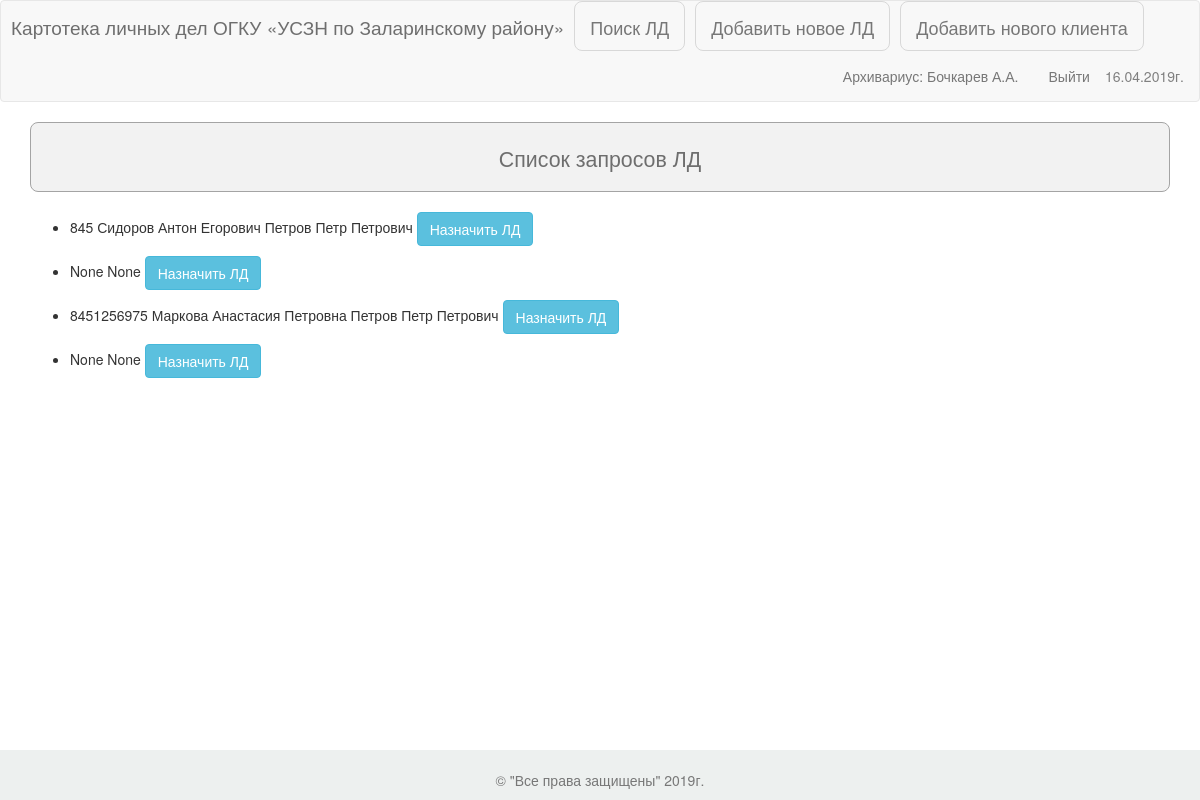
The app's page /archiv_querys (signed in), older data.
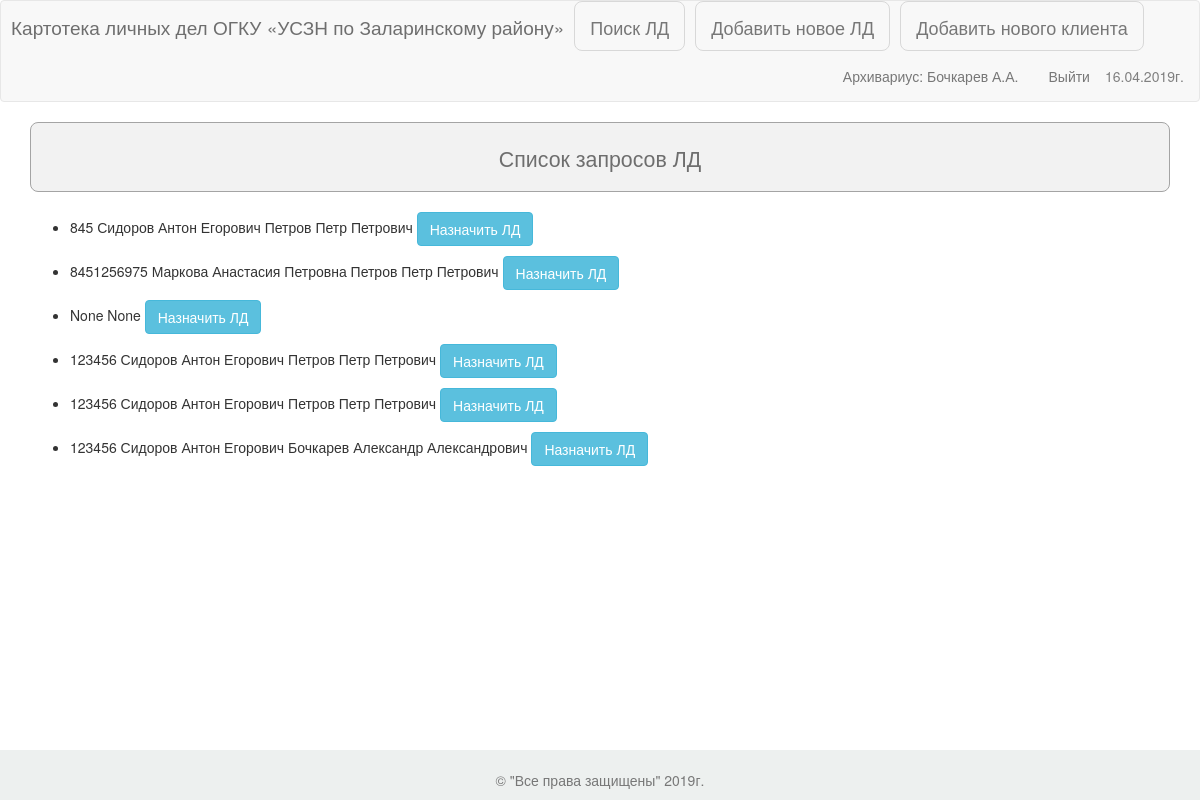
The same page, newer data.
### users/models.py (models this page shows, shortened)
class UsersProfile(models.Model):
    user = models.OneToOneField(User, null=True, blank=True, help_text='Ссылка на Django-аккаунт')
    fio = models.CharField(max_length=255, help_text='ФИО')
    def get_fio(self, dots=True):
        fio = self.fio.replace("  ", " ").strip()
        fio_split = fio.split(" ")
        if len(fio_split) == 0:
            fio_split.append("")
        if len(fio_split) == 1:
            fio_split.append("")
        if len(fio_split) == 2:
            fio_split.append("")
        if dots:
            return fio_split[0] + " " + fio_split[1][0] + "." + fio_split[2][0] + "."
        return fio_split[0] + " " + fio_split[1][0] + fio_split[2][0]
    def __str__(self):  # Получение фио при конвертации объекта UsersProfile в строку
        return self.fio

### main/models.py (models this page shows, shortened)
class Query(models.Model):
    query_client = models.ForeignKey(CardIndex, null=True, help_text='* Личное дело')
    query_spec = models.ForeignKey(UsersProfile, null=True, help_text='* Специалист')
    query_ld = models.BooleanField(default=False, blank=False, help_text='* Статус запроса')
    query_date = models.DateField(default=None, null=True, help_text='* Дата запроса (01.01.2019)')

class CardIndex(models.Model):
    ipd = models.IntegerField(verbose_name='Индивидуальное порядковое дело', help_text='ИПД')
    client = models.ForeignKey(Client, verbose_name='Клиент', help_text='Клиент')
    category = models.ForeignKey(Category, verbose_name='Категория клиента', help_text='Категория клиента')
    control = models.ForeignKey(Control, verbose_name='Статус ЛД', help_text='Статус ЛД')
    spec = models.ForeignKey(UsersProfile, default="в архиве", blank=True, null=True,
                             verbose_name='Движение ЛД по специалистам', help_text='Движение ЛД')
    info = models.CharField(max_length=200, blank=True, verbose_name='Движение ЛД по другим УСЗН',
                            help_text='Движение по др. УСЗН.')
    def __str__(self):
        return '{} {}'.format(self.ipd, self.client)

class Client(models.Model):
    last_name = models.CharField(max_length=30, help_text='Фамилия') # Фамилия
    first_name = models.CharField(max_length=30, help_text='Имя') # Имя
    middle_name = models.CharField(max_length=30, help_text='Отчество') # Отчество
    bday = models.DateField(auto_now=False, auto_now_add=False, help_text='Дата рождения') # Дата рождения
    address = models.CharField(max_length=100, help_text='Адрес проживания') # Адрес проживания
    def fio(self) -> str:
        return '{} {} {}'.format(self.last_name, self.first_name, self.middle_name)
    def __str__(self):
        return self.fio()

### main/views.py (the view)
# urls.py: url(r'^archiv_querys$', views.archiv_querys, name='archiv_querys'),
@login_required
@group_required("Архивариус")
def archiv_querys(request):
    query = Query.objects.all()
    return render(request, 'main/archiv_querys.html', {'querys': query})

### main/templates/main/archiv_querys.html (shortened to what this page needs)
{% extends "main/base.html" %}
{% load bootstrap3 %}
{% block menu %}
    <a class="navbar-brand" href="{% url 'main:main' %}">Поиск ЛД</a>
    <a class="navbar-brand" href="{% url 'main:newld' %}">Добавить новое ЛД</a>
    <a class="navbar-brand" href="{% url 'main:newclient' %}">Добавить нового клиента</a>
{% endblock menu %}
{% block content %}
<div class="container">
    <div id="form">Список запросов ЛД</div><br>
    {% for q in querys %}
    <ul>
        <li>{{ q.query_client }} {{ q.query_spec }} <a href="{% url 'main:edit_ld' q.id %}" class="btn btn-info">Назначить ЛД</a></li>
    </ul>
    {% endfor %}
</div>
{% endblock content %}

### main/templates/main/base.html (shortened to what this page needs)
{% load bootstrap3 %}
<!DOCTYPE html>
<html lang="en">
<head>
    <link href="/static/css/bootstrap.min.css" rel="stylesheet">
    <link rel="stylesheet" href="/static/css/style.css">
    {% bootstrap_css %}
</head>
<body>
    <nav id="raport" class="navbar navbar-default" role="navigation">
        <div id="logo_name">
            Картотека личных дел ОГКУ &#171;УСЗН по Заларинскому району&#187;
        </div>
        <div id="menu">{% block menu %}{% endblock menu %}</div>
        <div>
            <div class="date">
                {% now "d.m.Yг." %}
            </div>
            <div id="navbar" class="navbar-collapse collapse">
                <ul class="nav navbar-nav navbar-right">
                    {% if user.is_authenticated %}
                    {% for v in request.user.groups.all %}
                        <li><a>{{ v }}: {{ request.user.usersprofile.get_fio }}</a></li>
                    {% endfor %}
                        <li><a href="{% url 'users:logout' %}">Выйти</a></li>
                    {% else %}
                        <li><a href="{% url 'users:login' %}">Войти</a></li>
                    {% endif %}
                </ul>
            </div>
        </div>
    </nav>
    {% block footer %}
        <nav class="navbar navbar-default navbar-fixed-bottom">
                <div align='center'>
                    <footer>
                        <p class="text-muted"><br>&#169 "Все права защищены" {% now "Y" %}г.</p>
                    </footer>
                </div>
        </nav>
    {% endblock footer %}
{% block content %}{% endblock content %}
</body>
</html>

### static/css/style.css (style rules this page uses)
#logo_name { float: left; margin-left: 10px; padding-top: 12px; font-size: 19px; color: #6E6E6E; }
.date { color: grey; padding: 15px; float: right; }
footer { background: #EDF0EF; heigth: 132px; align-items: center; position: absolute; bottom: 0; width: 100%; }
#menu a { border: 1px solid #D8D8D8; border-radius: 8px; margin-left: 10px; }
#form { border: 1px solid #A4A4A4; border-radius: 8px; height: 70px; padding-top: 20px; background: #F2F2F2; font-size: 16pt; text-align: center; color: #6E6E6E; }

Row changes from the older to the newer data that the page shows:
removed Query: query_client "None", query_spec "None"
added Query: query_client "123456 Сидоров Антон Егорович", query_spec "Петров Петр Петрович"
added Query: query_client "123456 Сидоров Антон Егорович", query_spec "Петров Петр Петрович"
added Query: query_client "123456 Сидоров Антон Егорович", query_spec "Бочкарев Александр Александрович"
